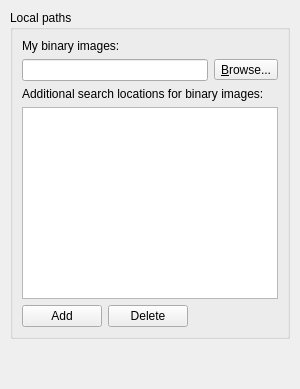
     <widget class="QWidget" name="uiImagesTab">
      <attribute name="title">
       <string>Binary images</string>
      </attribute>
      <layout class="QVBoxLayout" name="verticalLayout_7">
       <property name="leftMargin">
        <number>10</number>
       </property>
       <property name="topMargin">
        <number>10</number>
       </property>
       <property name="rightMargin">
        <number>10</number>
       </property>
       <property name="bottomMargin">
        <number>10</number>
       </property>
       <item>
        <widget class="QGroupBox" name="uiLocalBinaryImagePathsGroupBox">
         <property name="title">
          <string>Local paths</string>
         </property>
         <layout class="QVBoxLayout" name="verticalLayout_10">
          <item>
           <widget class="QLabel" name="uiImagesPathLabel">
            <property name="text">
             <string>My binary images:</string>
            </property>
           </widget>
          </item>
          <item>
           <layout class="QHBoxLayout" name="horizontalLayout_4">
            <item>
             <widget class="QLineEdit" name="uiImagesPathLineEdit">
              <property name="sizePolicy">
               <sizepolicy hsizetype="MinimumExpanding" vsizetype="Fixed">
                <horstretch>0</horstretch>
                <verstretch>0</verstretch>
               </sizepolicy>
              </property>
              <property name="toolTip">
               <string>Directory where your binary images (e.g. IOS) are stored</string>
              </property>
             </widget>
            </item>
            <item>
             <widget class="QToolButton" name="uiImagesPathToolButton">
              <property name="text">
               <string>&amp;Browse...</string>
              </property>
              <property name="toolButtonStyle">
               <enum>Qt::ToolButtonTextOnly</enum>
              </property>
             </widget>
            </item>
           </layout>
          </item>
          <item>
           <widget class="QLabel" name="uiImageDirectoriesLabel">
            <property name="text">
             <string>Additional search locations for binary images:</string>
            </property>
           </widget>
          </item>
          <item>
           <widget class="QListWidget" name="uiImageDirectoriesListWidget">
            <property name="focusPolicy">
             <enum>Qt::ClickFocus</enum>
            </property>
            <property name="lineWidth">
             <number>0</number>
            </property>
            <property name="editTriggers">
             <set>QAbstractItemView::NoEditTriggers</set>
            </property>
            <property name="alternatingRowColors">
             <bool>false</bool>
            </property>
            <property name="selectionMode">
             <enum>QAbstractItemView::SingleSelection</enum>
            </property>
            <property name="selectionBehavior">
             <enum>QAbstractItemView::SelectItems</enum>
            </property>
            <property name="isWrapping" stdset="0">
             <bool>false</bool>
            </property>
            <property name="resizeMode">
             <enum>QListView::Adjust</enum>
            </property>
            <property name="layoutMode">
             <enum>QListView::Batched</enum>
            </property>
            <property name="gridSize">
             <size>
              <width>0</width>
              <height>18</height>
             </size>
            </property>
            <property name="viewMode">
             <enum>QListView::ListMode</enum>
            </property>
            <property name="uniformItemSizes">
             <bool>false</bool>
            </property>
            <property name="selectionRectVisible">
             <bool>true</bool>
            </property>
           </widget>
          </item>
          <item>
           <layout class="QHBoxLayout" name="horizontalLayout_13">
            <item>
             <widget class="QPushButton" name="uiImageDirectoriesAddPushButton">
              <property name="text">
               <string>Add</string>
              </property>
             </widget>
            </item>
            <item>
             <widget class="QPushButton" name="uiImageDirectoriesDeletePushButton">
              <property name="text">
               <string>Delete</string>
              </property>
             </widget>
            </item>
            <item>
             <spacer name="horizontalSpacer_4">
              <property name="orientation">
               <enum>Qt::Horizontal</enum>
              </property>
              <property name="sizeHint" stdset="0">
               <size>
                <width>40</width>
                <height>20</height>
               </size>
              </property>
             </spacer>
            </item>
           </layout>
          </item>
         </layout>
        </widget>
       </item>
       <item>
        <spacer name="verticalSpacer_7">
         <property name="orientation">
          <enum>Qt::Vertical</enum>
         </property>
         <property name="sizeHint" stdset="0">
          <size>
           <width>20</width>
           <height>40</height>
          </size>
         </property>
        </spacer>
       </item>
      </layout>
     </widget>
